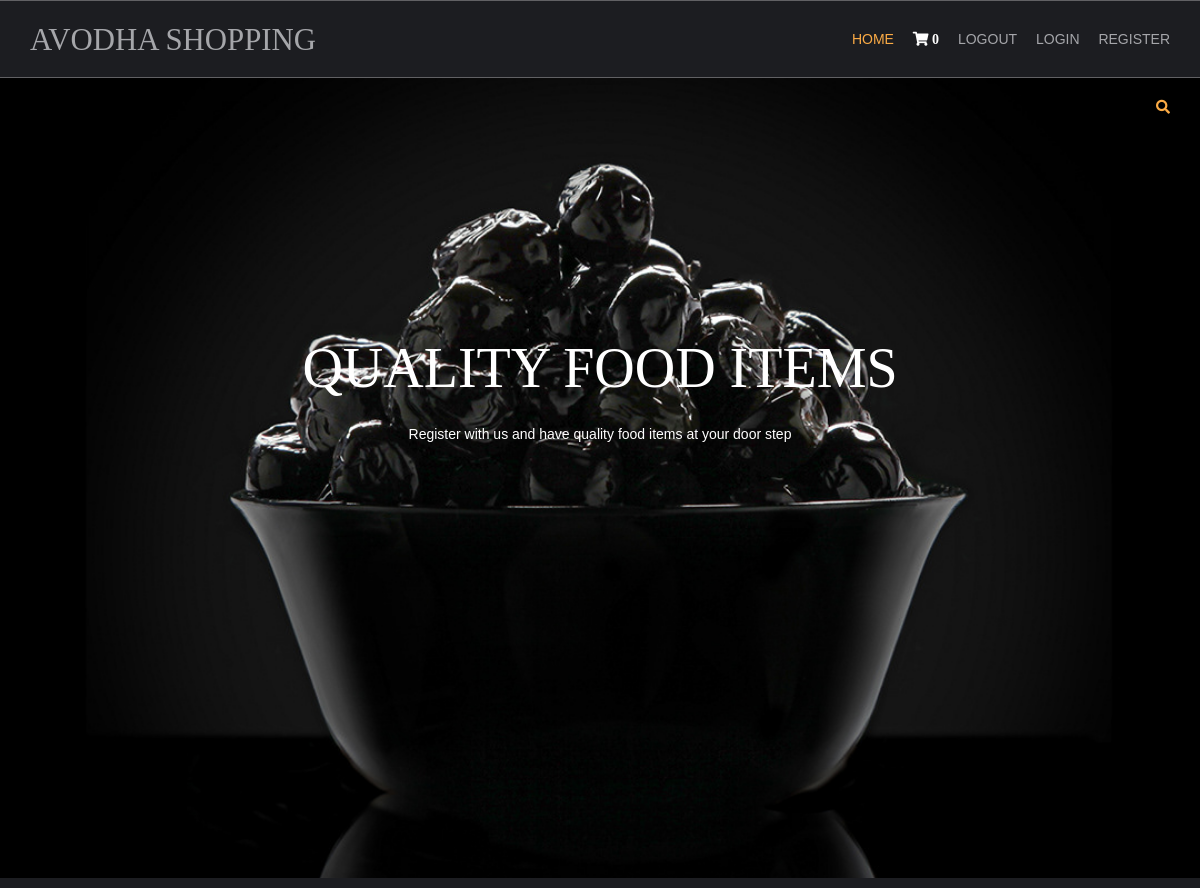
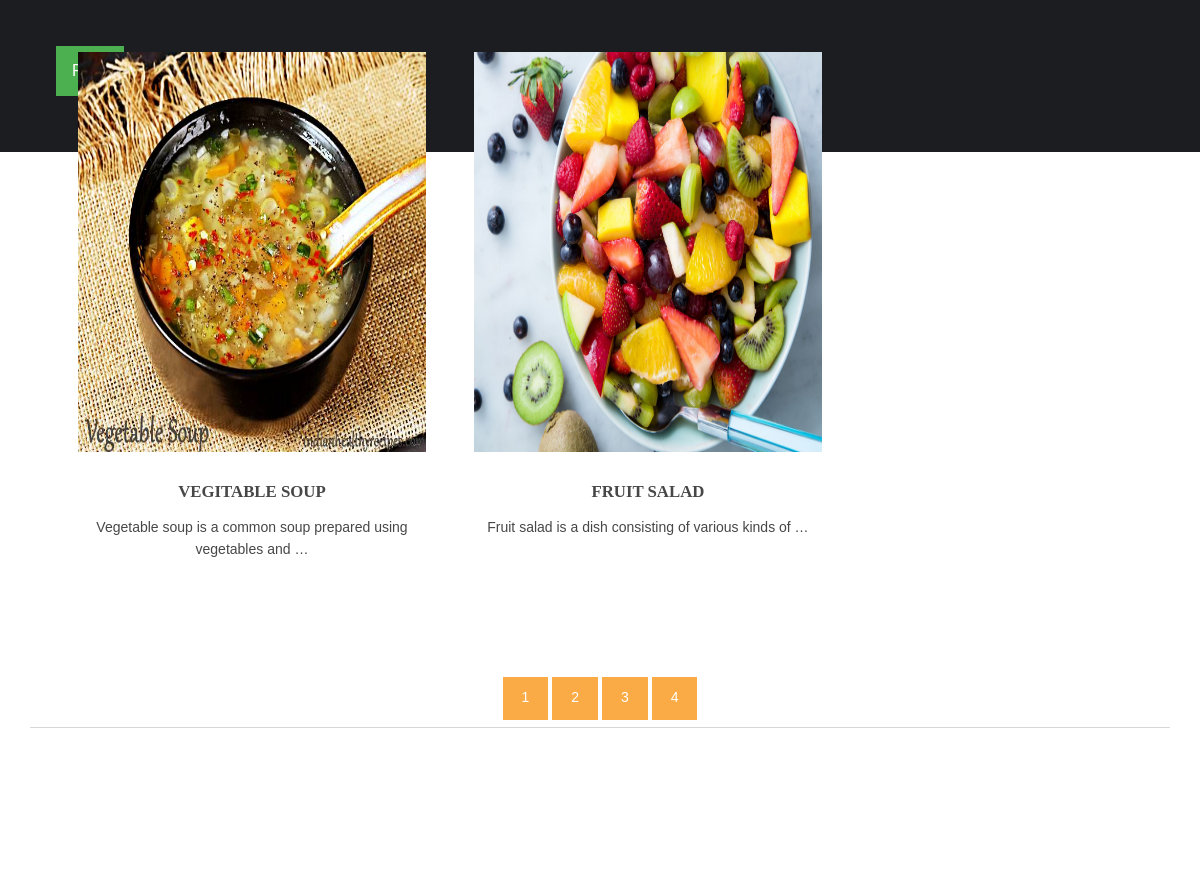
The page / on the database its author committed (2 pictures, top to bottom).
### shop/models.py (models this page shows, shortened)
class products(models.Model):
    name=models.CharField(max_length=150,unique=True)
    slug=models.SlugField(max_length=250,unique=True)
    img=models.ImageField(upload_to='product')
    desc=models.TextField()
    stock=models.IntegerField()
    available=models.BooleanField()
    price=models.IntegerField()
    category=models.ForeignKey(categ,on_delete=models.CASCADE)
    def get_url(self):
        return reverse('details',args=[self.category.slug,self.slug])

### shop/views.py (the view)
# urls.py: 2. Add a URL to urlpatterns:  path('', views.home, name='home')
def home(request,c_slug=None):
    c_page=None
    prodt=None
    if c_slug!= None:
        c_page=get_object_or_404(categ,slug=c_slug)
        prodt=products.objects.filter(category=c_page,available=True)
    else:
        prodt=products.objects.all().filter(available=True)
    cat=categ.objects.all()
    paginator=Paginator(prodt,2)
    try:
        page=int(request.GET.get('page','1'))
    except:
        page=1
    try:
        pro=paginator.page(page)
    except(EmptyPage,InvalidPage):
        pro=paginator.page(paginator.num_pages)
    return render(request,'index.html',{'pr':prodt,'ct':cat,'pg':pro})

### cart/context_processor.py (called while the page is built)
def count(request):
    item_count=0
    if 'admin' in request.path:
        return{}
    else:
        try:
            ct=cartlist.objects.filter(cart_id=c_id(request))
            cti=items.objects.all().filter(cart=ct[:1])
            for c in cti:
                item_count+=c.quan
        except cartlist.DoesNotExist:
            item_count=0
    return dict(itc=item_count)

### cart/views.py (called while the page is built)
def c_id(request):
    ct_id=request.session.session_key
    if not ct_id:
        ct_id=request.session.create()
    return ct_id

### shop/models.py (called while the page is built)
    def get_url(self):
        return reverse('prod_cat',args=[self.slug])

### templates/index.html (shortened to what this page needs)
{% extends 'base.html' %}
{% load static %}
{% block content %}
<html lang="">
<head>
<link href="{% static 'hm/layout/styles/layout.css' %}" rel="stylesheet" type="text/css" media="all">
</head>
<body id="top">
<div class="abcd" style="background-image:url({% static 'hm/images/demo/backgrounds/bg.jpg' %});">
  <div class="wrapper row0">
    <div id="topbar" class="hoc clear">
  <div class="fl_right">
    <ul class="nospace">
      <li id="searchform">
      </li>
    </ul>
  </div>
</div>
  </div>
  <div id="pageintro" class="hoc clear">
    <article>
      <h3 class="heading">quality food items</h3>
      <p>Register with us and have quality food items at your door step</p>
    </article>
  </div>
</div>
<div class="dropdown">
  <button class="dropbtn">Filter</button>
</div>
<div class="wrapper row3">
  <main class="hoc container clear">
    <section id="introblocks">
      <ul class="nospace group btmspace-80">
        {% for i in pg.object_list %}
        <li class="one_third">
          <figure><a class="imgover" href="{{i.get_url}}"><img src="{{i.img.url}}" alt="" style="height:400 ;"></a>
            <figcaption>
              <h6 class="heading">{{i.name}}</h6>
              <p>{{i.desc|truncatewords:10}}</p>
              <br>
            </figcaption>
          </figure>
        </li>
  {% endfor %}
      </ul>
    </section>
    <center>
   {% for p in pg.paginator.page_range %}
   <a href="?page={{p}}" class="btn btn-light btn-sm {% if pg.number == p %} active {% endif %}">{{p}}</a>
   {% endfor %}
    </center>
    <hr class="btmspace-80">
  </main>
</div>
</body>
</html>
{% endblock %}

### templates/base.html (shortened to what this page needs)
{% load static %}
<html lang="">
<head>
<link href="{% static 'hm/layout/styles/layout.css' %}" rel="stylesheet" type="text/css" media="all">
</head>
<body id="top">
  <div class="wrapper row1">
    <header id="header" class="hoc clear">
      <div id="logo" class="fl_left">
        <h1><a href="/">AVODHA SHOPPING</a></h1>
      </div>
      <nav id="mainav" class="fl_right">
        <ul class="clear">
          <li class="active"><a href="/">Home</a></li>
          <li><a class="active" href="{% url 'cartDetails' %}"><i class="fa fa-shopping-cart" style="font-size:14px; color:white;">&nbsp;{{itc}}</i></a></li>
          <li><a class="active" href="#">Logout</a></li>
          <li><a class="active" href="#">Login</a></li>
          <li><a class="active" href="#">Register</a></li>
        </ul>
      </nav>
    </header>
  </div>
  {% block content %}
  {% endblock %}
 </body>
  </html>

### static/hm/layout/styles/layout.css (style rules this page uses)
.row1 { border:solid; border-width:1px 0; }
#topbar { padding:20px 0; font-size:.8rem; text-transform:uppercase; }
#topbar ul li { display:inline-block; margin-right:15px; }
#topbar ul li:last-child { margin-right:0; padding-right:0; border-right:none; }
#topbar #searchform { position:relative; line-height:1; z-index:9999; }
#topbar #searchform::after { display:block; height:18px; line-height:18px; padding:0; font-family:"Font Awesome\ 5 Free"; font-weight:900; font-size:1rem; content:"\f002"; }
#topbar #searchform ::placeholder { text-transform:capitalize; }
#header #logo { margin:22px 0 0 0; }
#header #logo h1 { margin:0; padding:0; font-size:2.2rem; text-transform:uppercase; }
#pageintro { padding:200px 0 300px; }
#pageintro article, #pageintro article p { display:block; max-width:75%; margin:0 auto; text-align:center; }
#pageintro article p { max-width:65%; line-height:2rem; }
#pageintro .heading { margin-bottom:20px; font-size:4rem; }
.container { padding:80px 0; }
#introblocks { display:block; position:relative; margin:-180px 0 0 0; z-index:1; text-align:center; }
#introblocks figure figcaption { display:block; padding:30px 0 0 0; text-align:center; }
#introblocks figure figcaption .heading { font-size:1.2rem; font-weight:700; margin-bottom:0; }
*, *::before, *::after { transition:all .3s ease-in-out; }
nav ul, nav ol { margin:0; padding:0; list-style:none; }
#mainav, #breadcrumb, .sidebar nav { line-height:normal; }
#mainav ul { text-transform:uppercase; }
#mainav li { display:inline-block; position:relative; margin:0 15px 0 0; padding:0; }
#mainav li:last-child { margin-right:0; }
#mainav li a { display:block; padding:30px 0; }
body { color:#A5A6AA; background-color:#1C1D21; }
a { color:#FBAB45; }
hr, .borderedbox { border-color:#D7D7D7; }
.btn, .btn.inverse:hover { color:#FFFFFF; background-color:#FBAB45; border-color:#FBAB45; }
.imgover, .imgover:hover::after { color:#FFFFFF; }
.row1 { border-color:rgba(255,255,255,.3); }
.row3 { color:#474747; background-color:#FFFFFF; }
#topbar #searchform { color:#FBAB45; }
#header #logo h1 a { color:inherit; }
#pageintro { color:#FFFFFF; }
#mainav li a { color:inherit; }
#mainav .active a, #mainav a:hover, #mainav li:hover > a { color:#FBAB45; background-color:inherit; }
@media screen and (min-width:1140px) { .hoc { max-width:1140px; } }

### templates/index.html (style rules this page uses)
.dropbtn { background-color: #4CAF50; color: white; padding: 16px; font-size: 16px; border: none; cursor: pointer; }
.dropdown { position: relative; display: inline-block; padding: 56px; }
.abcd { height:100%; background-position: center; background-repeat: no-repeat; background-size: cover; }

### rows shown on the page
products: img (picture), name "VEGITABLE SOUP", desc "Vegetable soup is a common soup prepared using vegetables and …"
products: img (picture), name "FRUIT SALAD", desc "Fruit salad is a dish consisting of various kinds of …"

### other values the page prints
{{ itc }} "0"
{{ p }} "1" "2" "3" "4"
